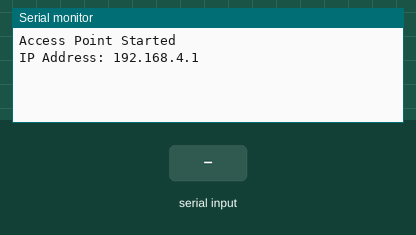
Simulated run of this sketch. Board: ESP32. Parts: the last lines printed to the serial monitor. The inputs (shaded band) are chosen by the test bench.

Above: at 1.2 s.
1.3 s: "1\n" received over Serial
At 2.4 s:
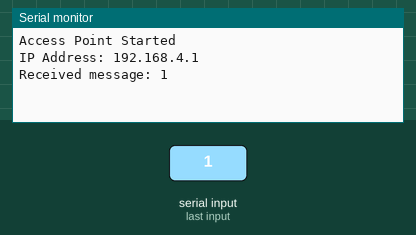
2.8 s: "0\n" received over Serial
At 3.5 s:
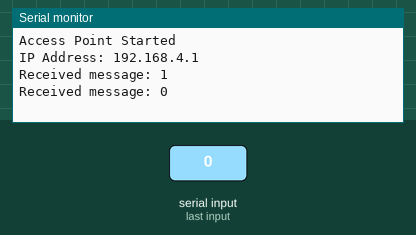

The sketch:

receiving_code_AP.ino
```cpp
#include <WiFi.h>
#include <ESPAsyncWebServer.h>
#include <deque>

#define MAX_MESSAGES 5

AsyncWebServer server(80);
std::deque<String> messages;

const char* ssid = "ESP32_AP_receiver";
const char* password = "11111111";

void setup() {
  Serial.begin(9600);

  WiFi.softAP(ssid, password);

  Serial.println("Access Point Started");
  Serial.print("IP Address: ");
  Serial.println(WiFi.softAPIP());

  const char* html = R"rawliteral(
  <!DOCTYPE HTML><html>
  <head><title>LoRa Receiver</title></head>
  <body>
    <h1>Received Messages</h1>
    <div id="messages"></div>
    <script>
      function fetchMessages() {
        fetch('/messages')
          .then(response => response.text())
          .then(data => {
            document.getElementById('messages').innerHTML = data.replace(/\n/g, '<br>');
          });
      }
      setInterval(fetchMessages, 1000); // Fetch messages every second
    </script>
  </body>
  </html>)rawliteral";

  server.on("/", HTTP_GET, [html](AsyncWebServerRequest *request){
    request->send(200, "text/html", html);
  });

  server.on("/messages", HTTP_GET, [](AsyncWebServerRequest *request){
    String messageList;
    for (const String& message : messages) {
      messageList += "Received message: " + message + "\n";
    }
    request->send(200, "text/plain", messageList);
  });

  server.begin();
}

void loop() {
  if (Serial.available()) {
    String receivedMessage = Serial.readStringUntil('\n');
    receivedMessage.trim();

    if (receivedMessage.length() > 0) {
      Serial.print("Received message: ");
      Serial.println(receivedMessage);

      if (messages.size() >= MAX_MESSAGES) {
        messages.pop_front();
      }
      messages.push_back(receivedMessage);
    }
  }
}
```

Measured:
- after the input at 1.3 s, the serial monitor: prints a new line at once (image 1)
- after the input at 2.8 s, the serial monitor: prints a new line at once (image 2)
